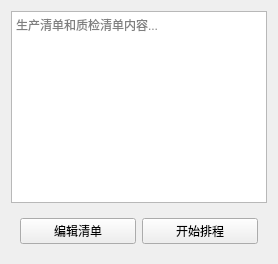
<?xml version="1.0" encoding="UTF-8"?>
<ui version="4.0">
<class>ProcessPlanningWidget</class>
  <widget class="QWidget" name="ProcessPlanningWidget">
    <layout class="QVBoxLayout" name="processMainLayout">
      <item stretch="10">
        <layout class="QHBoxLayout" name="topRowLayout">
          <!-- Single large text edit for production/quality lists -->
          <item stretch="1">
            <widget class="QTextEdit" name="productionListTextEdit">
              <property name="sizePolicy">
                <sizepolicy hsizetype="Expanding" vsizetype="Expanding">
                  <horstretch>1</horstretch>
                  <verstretch>1</verstretch>
                </sizepolicy>
              </property>
              <property name="placeholderText">
                <string>生产清单和质检清单内容...</string>
              </property>
            </widget>
          </item>
        </layout>
      </item>

    <!-- Control Panel -->
    <item stretch="1">
      <widget class="QWidget" name="controlBar_process">
        <property name="sizePolicy">
          <sizepolicy hsizetype="Expanding" vsizetype="Fixed">
            <horstretch>0</horstretch>
            <verstretch>0</verstretch>
          </sizepolicy>
        </property>
        <property name="maximumSize">
          <size>
            <width>16777215</width>
            <height>80</height>
          </size>
        </property>
        <layout class="QHBoxLayout" name="controlLayout_process">
          <item>
            <widget class="QPushButton" name="btnEditProduction">
              <property name="text"><string>编辑清单</string></property>
            </widget>
          </item>
          <item>
            <widget class="QPushButton" name="btnStartScheduling">
              <property name="text"><string>开始排程</string></property>
            </widget>
          </item>
        </layout>
      </widget>
    </item>
  </layout>
 </widget>
 <resources/>
 <connections/>
</ui>
